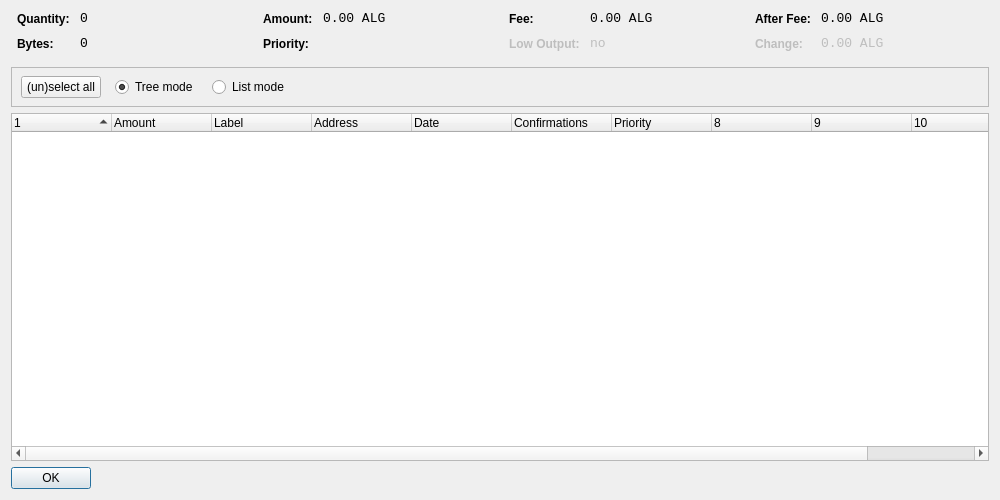
<?xml version="1.0" encoding="UTF-8"?>
<ui version="4.0">
 <class>CoinControlDialog</class>
 <widget class="QDialog" name="CoinControlDialog">
  <property name="geometry">
   <rect>
    <x>0</x>
    <y>0</y>
    <width>1000</width>
    <height>500</height>
   </rect>
  </property>
  <property name="windowTitle">
   <string>Coin Control</string>
  </property>
  <layout class="QVBoxLayout" name="verticalLayout">
   <item>
    <layout class="QHBoxLayout" name="horizontalLayoutTop" stretch="0,0,0,0">
     <property name="topMargin">
      <number>0</number>
     </property>
     <property name="bottomMargin">
      <number>10</number>
     </property>
     <item>
      <layout class="QFormLayout" name="formLayoutCoinControl1">
       <property name="horizontalSpacing">
        <number>10</number>
       </property>
       <property name="verticalSpacing">
        <number>10</number>
       </property>
       <property name="leftMargin">
        <number>6</number>
       </property>
       <property name="rightMargin">
        <number>6</number>
       </property>
       <item row="0" column="0">
        <widget class="QLabel" name="labelCoinControlQuantityText">
         <property name="styleSheet">
          <string notr="true">font-weight:bold;</string>
         </property>
         <property name="text">
          <string>Quantity:</string>
         </property>
        </widget>
       </item>
       <item row="0" column="1">
        <widget class="QLabel" name="labelCoinControlQuantity">
         <property name="font">
          <font>
           <family>Monospace</family>
           <pointsize>10</pointsize>
          </font>
         </property>
         <property name="cursor">
          <cursorShape>IBeamCursor</cursorShape>
         </property>
         <property name="contextMenuPolicy">
          <enum>Qt::ActionsContextMenu</enum>
         </property>
         <property name="text">
          <string notr="true">0</string>
         </property>
         <property name="textInteractionFlags">
          <set>Qt::LinksAccessibleByMouse|Qt::TextSelectableByKeyboard|Qt::TextSelectableByMouse</set>
         </property>
        </widget>
       </item>
       <item row="1" column="0">
        <widget class="QLabel" name="labelCoinControlBytesText">
         <property name="styleSheet">
          <string notr="true">font-weight:bold;</string>
         </property>
         <property name="text">
          <string>Bytes:</string>
         </property>
        </widget>
       </item>
       <item row="1" column="1">
        <widget class="QLabel" name="labelCoinControlBytes">
         <property name="font">
          <font>
           <family>Monospace</family>
           <pointsize>10</pointsize>
          </font>
         </property>
         <property name="cursor">
          <cursorShape>IBeamCursor</cursorShape>
         </property>
         <property name="contextMenuPolicy">
          <enum>Qt::ActionsContextMenu</enum>
         </property>
         <property name="text">
          <string notr="true">0</string>
         </property>
         <property name="textInteractionFlags">
          <set>Qt::LinksAccessibleByMouse|Qt::TextSelectableByKeyboard|Qt::TextSelectableByMouse</set>
         </property>
        </widget>
       </item>
      </layout>
     </item>
     <item>
      <layout class="QFormLayout" name="formLayoutCoinControl2">
       <property name="horizontalSpacing">
        <number>10</number>
       </property>
       <property name="verticalSpacing">
        <number>10</number>
       </property>
       <property name="leftMargin">
        <number>6</number>
       </property>
       <property name="rightMargin">
        <number>6</number>
       </property>
       <item row="0" column="0">
        <widget class="QLabel" name="labelCoinControlAmountText">
         <property name="styleSheet">
          <string notr="true">font-weight:bold;</string>
         </property>
         <property name="text">
          <string>Amount:</string>
         </property>
        </widget>
       </item>
       <item row="0" column="1">
        <widget class="QLabel" name="labelCoinControlAmount">
         <property name="font">
          <font>
           <family>Monospace</family>
           <pointsize>10</pointsize>
          </font>
         </property>
         <property name="cursor">
          <cursorShape>IBeamCursor</cursorShape>
         </property>
         <property name="contextMenuPolicy">
          <enum>Qt::ActionsContextMenu</enum>
         </property>
         <property name="text">
          <string notr="true">0.00 ALG</string>
         </property>
         <property name="textInteractionFlags">
          <set>Qt::LinksAccessibleByMouse|Qt::TextSelectableByKeyboard|Qt::TextSelectableByMouse</set>
         </property>
        </widget>
       </item>
       <item row="1" column="0">
        <widget class="QLabel" name="labelCoinControlPriorityText">
         <property name="styleSheet">
          <string notr="true">font-weight:bold;</string>
         </property>
         <property name="text">
          <string>Priority:</string>
         </property>
        </widget>
       </item>
       <item row="1" column="1">
        <widget class="QLabel" name="labelCoinControlPriority">
         <property name="font">
          <font>
           <family>Monospace</family>
           <pointsize>10</pointsize>
          </font>
         </property>
         <property name="cursor">
          <cursorShape>IBeamCursor</cursorShape>
         </property>
         <property name="contextMenuPolicy">
          <enum>Qt::ActionsContextMenu</enum>
         </property>
         <property name="text">
          <string/>
         </property>
         <property name="textInteractionFlags">
          <set>Qt::LinksAccessibleByMouse|Qt::TextSelectableByKeyboard|Qt::TextSelectableByMouse</set>
         </property>
        </widget>
       </item>
      </layout>
     </item>
     <item>
      <layout class="QFormLayout" name="formLayoutCoinControl3">
       <property name="horizontalSpacing">
        <number>10</number>
       </property>
       <property name="verticalSpacing">
        <number>10</number>
       </property>
       <property name="leftMargin">
        <number>6</number>
       </property>
       <property name="rightMargin">
        <number>6</number>
       </property>
       <item row="0" column="0">
        <widget class="QLabel" name="labelCoinControlFeeText">
         <property name="styleSheet">
          <string notr="true">font-weight:bold;</string>
         </property>
         <property name="text">
          <string>Fee:</string>
         </property>
        </widget>
       </item>
       <item row="0" column="1">
        <widget class="QLabel" name="labelCoinControlFee">
         <property name="font">
          <font>
           <family>Monospace</family>
           <pointsize>10</pointsize>
          </font>
         </property>
         <property name="cursor">
          <cursorShape>IBeamCursor</cursorShape>
         </property>
         <property name="contextMenuPolicy">
          <enum>Qt::ActionsContextMenu</enum>
         </property>
         <property name="text">
          <string notr="true">0.00 ALG</string>
         </property>
         <property name="textInteractionFlags">
          <set>Qt::LinksAccessibleByMouse|Qt::TextSelectableByKeyboard|Qt::TextSelectableByMouse</set>
         </property>
        </widget>
       </item>
       <item row="1" column="0">
        <widget class="QLabel" name="labelCoinControlLowOutputText">
         <property name="enabled">
          <bool>false</bool>
         </property>
         <property name="styleSheet">
          <string notr="true">font-weight:bold;</string>
         </property>
         <property name="text">
          <string>Low Output:</string>
         </property>
        </widget>
       </item>
       <item row="1" column="1">
        <widget class="QLabel" name="labelCoinControlLowOutput">
         <property name="enabled">
          <bool>false</bool>
         </property>
         <property name="font">
          <font>
           <family>Monospace</family>
           <pointsize>10</pointsize>
          </font>
         </property>
         <property name="cursor">
          <cursorShape>IBeamCursor</cursorShape>
         </property>
         <property name="contextMenuPolicy">
          <enum>Qt::ActionsContextMenu</enum>
         </property>
         <property name="text">
          <string notr="true">no</string>
         </property>
         <property name="textInteractionFlags">
          <set>Qt::LinksAccessibleByMouse|Qt::TextSelectableByKeyboard|Qt::TextSelectableByMouse</set>
         </property>
        </widget>
       </item>
      </layout>
     </item>
     <item>
      <layout class="QFormLayout" name="formLayoutCoinControl4">
       <property name="horizontalSpacing">
        <number>10</number>
       </property>
       <property name="verticalSpacing">
        <number>10</number>
       </property>
       <property name="leftMargin">
        <number>6</number>
       </property>
       <property name="rightMargin">
        <number>6</number>
       </property>
       <item row="0" column="0">
        <widget class="QLabel" name="labelCoinControlAfterFeeText">
         <property name="styleSheet">
          <string notr="true">font-weight:bold;</string>
         </property>
         <property name="text">
          <string>After Fee:</string>
         </property>
        </widget>
       </item>
       <item row="0" column="1">
        <widget class="QLabel" name="labelCoinControlAfterFee">
         <property name="font">
          <font>
           <family>Monospace</family>
           <pointsize>10</pointsize>
          </font>
         </property>
         <property name="cursor">
          <cursorShape>IBeamCursor</cursorShape>
         </property>
         <property name="contextMenuPolicy">
          <enum>Qt::ActionsContextMenu</enum>
         </property>
         <property name="text">
          <string notr="true">0.00 ALG</string>
         </property>
         <property name="textInteractionFlags">
          <set>Qt::LinksAccessibleByMouse|Qt::TextSelectableByKeyboard|Qt::TextSelectableByMouse</set>
         </property>
        </widget>
       </item>
       <item row="1" column="0">
        <widget class="QLabel" name="labelCoinControlChangeText">
         <property name="enabled">
          <bool>false</bool>
         </property>
         <property name="styleSheet">
          <string notr="true">font-weight:bold;</string>
         </property>
         <property name="text">
          <string>Change:</string>
         </property>
        </widget>
       </item>
       <item row="1" column="1">
        <widget class="QLabel" name="labelCoinControlChange">
         <property name="enabled">
          <bool>false</bool>
         </property>
         <property name="font">
          <font>
           <family>Monospace</family>
           <pointsize>10</pointsize>
          </font>
         </property>
         <property name="cursor">
          <cursorShape>IBeamCursor</cursorShape>
         </property>
         <property name="contextMenuPolicy">
          <enum>Qt::ActionsContextMenu</enum>
         </property>
         <property name="text">
          <string notr="true">0.00 ALG</string>
         </property>
         <property name="textInteractionFlags">
          <set>Qt::LinksAccessibleByMouse|Qt::TextSelectableByKeyboard|Qt::TextSelectableByMouse</set>
         </property>
        </widget>
       </item>
      </layout>
     </item>
    </layout>
   </item>
   <item>
    <widget class="QFrame" name="frame">
     <property name="minimumSize">
      <size>
       <width>0</width>
       <height>40</height>
      </size>
     </property>
     <property name="frameShape">
      <enum>QFrame::StyledPanel</enum>
     </property>
     <property name="frameShadow">
      <enum>QFrame::Sunken</enum>
     </property>
     <widget class="QWidget" name="horizontalLayoutWidget">
      <property name="geometry">
       <rect>
        <x>10</x>
        <y>0</y>
        <width>781</width>
        <height>41</height>
       </rect>
      </property>
      <layout class="QHBoxLayout" name="horizontalLayoutPanel" stretch="0,0,0,0,0">
       <property name="spacing">
        <number>14</number>
       </property>
       <item>
        <widget class="QPushButton" name="pushButtonSelectAll">
         <property name="sizePolicy">
          <sizepolicy hsizetype="Maximum" vsizetype="Fixed">
           <horstretch>0</horstretch>
           <verstretch>0</verstretch>
          </sizepolicy>
         </property>
         <property name="text">
          <string>(un)select all</string>
         </property>
        </widget>
       </item>
       <item>
        <widget class="QRadioButton" name="radioTreeMode">
         <property name="sizePolicy">
          <sizepolicy hsizetype="Maximum" vsizetype="Fixed">
           <horstretch>0</horstretch>
           <verstretch>0</verstretch>
          </sizepolicy>
         </property>
         <property name="text">
          <string>Tree mode</string>
         </property>
         <property name="checked">
          <bool>true</bool>
         </property>
        </widget>
       </item>
       <item>
        <widget class="QRadioButton" name="radioListMode">
         <property name="sizePolicy">
          <sizepolicy hsizetype="Maximum" vsizetype="Fixed">
           <horstretch>0</horstretch>
           <verstretch>0</verstretch>
          </sizepolicy>
         </property>
         <property name="text">
          <string>List mode</string>
         </property>
        </widget>
       </item>
       <item>
        <spacer name="horizontalSpacer">
         <property name="orientation">
          <enum>Qt::Horizontal</enum>
         </property>
         <property name="sizeHint" stdset="0">
          <size>
           <width>40</width>
           <height>20</height>
          </size>
         </property>
        </spacer>
       </item>
      </layout>
     </widget>
    </widget>
   </item>
   <item>
    <widget class="CoinControlTreeWidget" name="treeWidget">
     <property name="contextMenuPolicy">
      <enum>Qt::CustomContextMenu</enum>
     </property>
     <property name="sortingEnabled">
      <bool>false</bool>
     </property>
     <property name="columnCount">
      <number>11</number>
     </property>
     <attribute name="headerShowSortIndicator" stdset="0">
      <bool>true</bool>
     </attribute>
     <attribute name="headerStretchLastSection">
      <bool>false</bool>
     </attribute>
     <column>
      <property name="text">
       <string/>
      </property>
     </column>
     <column>
      <property name="text">
       <string>Amount</string>
      </property>
     </column>
     <column>
      <property name="text">
       <string>Label</string>
      </property>
     </column>
     <column>
      <property name="text">
       <string>Address</string>
      </property>
     </column>
     <column>
      <property name="text">
       <string>Date</string>
      </property>
     </column>
     <column>
      <property name="text">
       <string>Confirmations</string>
      </property>
      <property name="toolTip">
       <string>Confirmed</string>
      </property>
     </column>
     <column>
      <property name="text">
       <string>Priority</string>
      </property>
     </column>
     <column>
      <property name="text">
       <string/>
      </property>
     </column>
     <column>
      <property name="text">
       <string/>
      </property>
     </column>
     <column>
      <property name="text">
       <string/>
      </property>
     </column>
     <column>
      <property name="text">
       <string/>
      </property>
     </column>
    </widget>
   </item>
   <item>
    <widget class="QDialogButtonBox" name="buttonBox">
     <property name="sizePolicy">
      <sizepolicy hsizetype="Maximum" vsizetype="Fixed">
       <horstretch>0</horstretch>
       <verstretch>0</verstretch>
      </sizepolicy>
     </property>
     <property name="orientation">
      <enum>Qt::Horizontal</enum>
     </property>
     <property name="standardButtons">
      <set>QDialogButtonBox::Ok</set>
     </property>
    </widget>
   </item>
  </layout>
 </widget>
 <customwidgets>
  <customwidget>
   <class>CoinControlTreeWidget</class>
   <extends>QTreeWidget</extends>
   <header>coincontroltreewidget.h</header>
  </customwidget>
 </customwidgets>
 <resources/>
 <connections/>
</ui>
